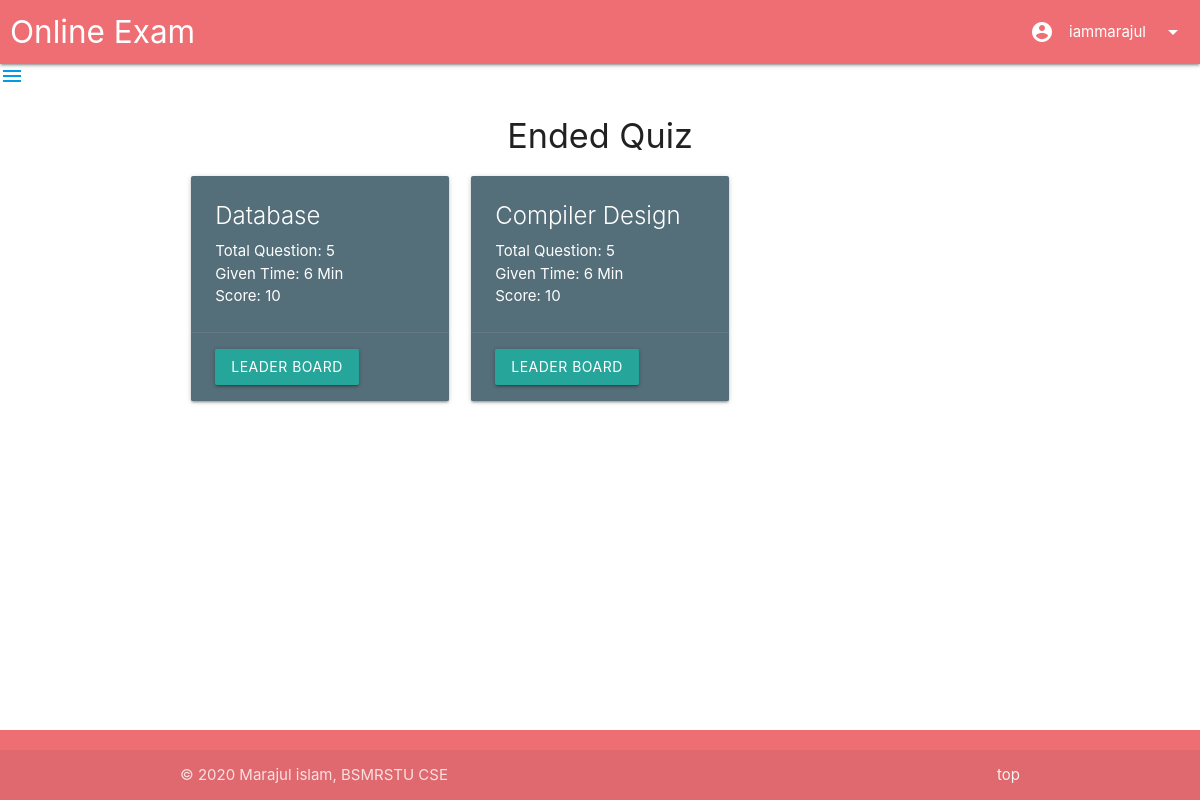
/DashBoard/ended.php (signed in), run on the app's committed database.
### tables this page shows
CREATE TABLE `user` (
  `user_id` int(10) NOT NULL,
  `first_name` varchar(50) NOT NULL,
  `last_name` varchar(50) NOT NULL,
  `user_name` varchar(50) NOT NULL,
  `email` varchar(50) NOT NULL,
  `pass` varchar(50) NOT NULL
);

CREATE TABLE `quiz` (
  `quiz_id` int(10) NOT NULL,
  `quiz_name` varchar(50) NOT NULL,
  `quiz_duration` int(10) NOT NULL,
  `quiz_q_nb` int(10) NOT NULL,
  `quiz_st` int(10) NOT NULL,
  `quiz_et` int(10) NOT NULL,
  `quiz_marks` int(10) NOT NULL
);

### DashBoard/ended.php (the view, shortened to what this page needs)
<?php
  include("../include/connection.php");
  $time=time();
  $sql1="SELECT * FROM quiz WHERE quiz_et<=$time;";
  $res=$conn->query($sql1);
?>
<!DOCTYPE html>
<html>
<head>
    <link rel="stylesheet" href="https://cdnjs.cloudflare.com/ajax/libs/materialize/1.0.0/css/materialize.min.css">
</head>
<body>
  <?php
    include('../include/navbar.php');
  ?>
  <div id="con" class="container">
    <h4 class="center">Ended Quiz</h4>
       <?php
        $cnt=0;
        $ab=0;
        while($row = $res->fetch_assoc()) {
            if($cnt%3==0) {echo "<div class='row'>";$ab++;}
            echo "<div class='col s16 m4'>";
            echo "<div class='card blue-grey darken-1'>";
            echo "<div class='card-content white-text'>";
            echo "<span class='card-title'>".$row['quiz_name']."</span>";
            echo "<p>Total Question: ".$row['quiz_q_nb']."<br>Given Time: ".$row['quiz_duration']." Min <br>Score: ".$row['quiz_marks']." </p>";
            echo "</div> <div class='card-action'>";
            echo "<a class='waves-effect waves-light btn' href='lederboard.php?id=".$row['quiz_id']."'>Leader board</a>
                  </div></div></div>";
            $cnt++;
        }
        if($ab) echo "</div>";
      ?>
  </div>
  <?php
    include('../include/footer.php');
?>
</body>
</html>

### include/navbar.php (shortened to what this page needs)
<?php
  include("../include/connection.php");
  $user_id=$_SESSION['un'];
  $sql1="SELECT * FROM user WHERE user_id='$user_id'";
  $a=$conn->query($sql1);
  $row = $a->fetch_assoc();
  $name=$row['user_name'];
?>
<!DOCTYPE html>
<html>
<head>
    <link rel="stylesheet" href="https://cdnjs.cloudflare.com/ajax/libs/materialize/1.0.0/css/materialize.min.css">
</head>
<body>
  <nav>
    <div class="nav-wrapper">
      <a href="#" style="padding-left: 10px;" class="brand-logo">Online Exam</a>
      <ul id="nav-mobile" class="right hide-on-med-and-down">
        <li><i class="small material-icons">account_circle</i></li>
        <li><a class="dropdown-button" href="#!" data-target="dropdown1"><?php echo $name;?><i class="material-icons right">arrow_drop_down</i></a></li>
      </ul>
    </div>
  </nav>
  <a href="#" data-target="slide-out" class="sidenav-trigger"><i class="material-icons">menu</i></a>
</body>
</html>

### include/footer.php (style rules this page uses)
body { display: flex; min-height: 100vh; flex-direction: column; }

### data on the page
user: user_name "iammarajul"
quiz: quiz_name "Database", quiz_q_nb "5", quiz_duration "6", quiz_marks "10"
quiz: quiz_name "Compiler Design", quiz_q_nb "5", quiz_duration "6", quiz_marks "10"
